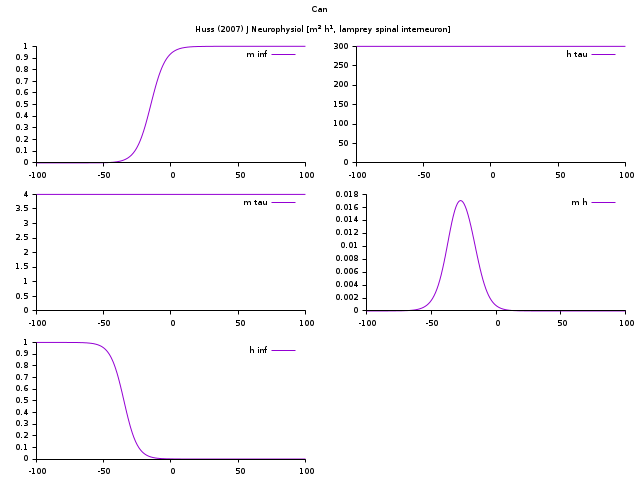

This chart was generated by the following gnuplot code:
chan="Can \n\n Huss (2007) J Neurophysiol [m^2 h^1, lamprey spinal interneuron]\n"

#set term postscript enh solid color 10
#set output "can_huss2007.ps"

set term pngcairo fontscale 0.5
set output "can_huss2007.png"

set multiplot layout 3,2 columns title chan
set border 3
se sampl 1000
se st d l
se xrange [-100:100]
se yrange [0:]
se xtic nomirror out
se ytic nomirror out

minf(x)=1/(1+exp((x-(-15))/(-5.5)))
mtau(x)=4

hinf(x)=1/(1+exp((x-(-35))/5))
htau(x)=300

p minf(x) tit "m inf"
p mtau(x) tit "m tau"
p hinf(x) tit "h inf"
p htau(x) tit "h tau"
p minf(x)*hinf(x) tit "m h"

unset multiplot
